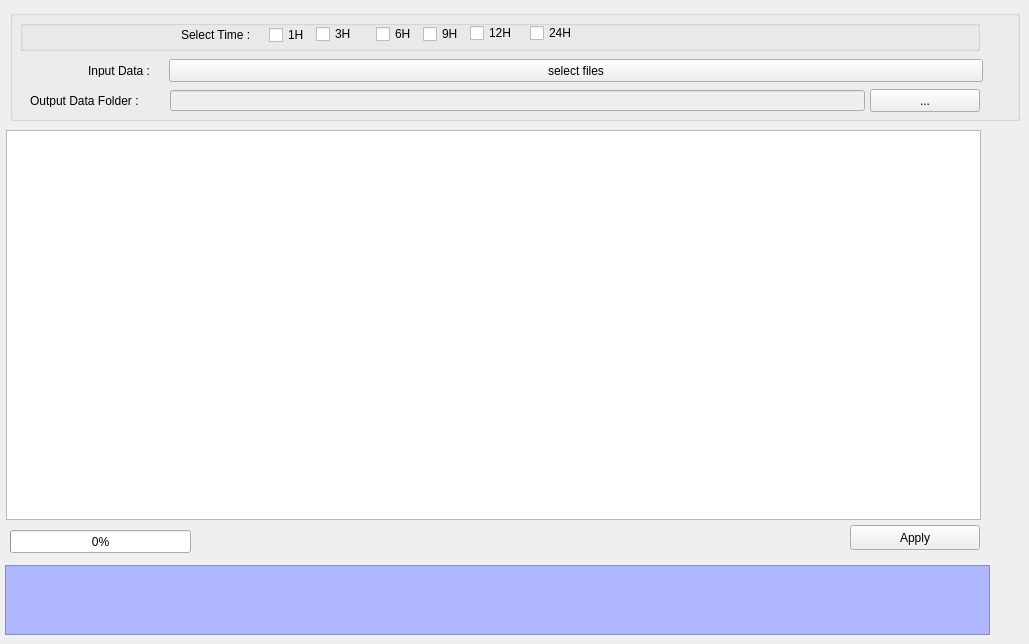
    <widget class="QWidget" name="tab_4">
     <attribute name="title">
      <string>Accum</string>
     </attribute>
     <widget class="QGroupBox" name="groupBox_4">
      <property name="geometry">
       <rect>
        <x>10</x>
        <y>10</y>
        <width>1010</width>
        <height>111</height>
       </rect>
      </property>
      <property name="title">
       <string/>
      </property>
      <widget class="QLabel" name="label_17">
       <property name="geometry">
        <rect>
         <x>78</x>
         <y>55</y>
         <width>80</width>
         <height>12</height>
        </rect>
       </property>
       <property name="text">
        <string>Input Data :</string>
       </property>
      </widget>
      <widget class="QPushButton" name="btn_input_accum">
       <property name="geometry">
        <rect>
         <x>159</x>
         <y>49</y>
         <width>814</width>
         <height>23</height>
        </rect>
       </property>
       <property name="text">
        <string>select files</string>
       </property>
      </widget>
      <widget class="QGroupBox" name="groupBox_8">
       <property name="geometry">
        <rect>
         <x>10</x>
         <y>10</y>
         <width>960</width>
         <height>31</height>
        </rect>
       </property>
       <property name="title">
        <string/>
       </property>
       <widget class="QLabel" name="label_30">
        <property name="geometry">
         <rect>
          <x>161</x>
          <y>7</y>
          <width>92</width>
          <height>16</height>
         </rect>
        </property>
        <property name="text">
         <string>Select Time : </string>
        </property>
       </widget>
       <widget class="QCheckBox" name="chk_Accum_1H">
        <property name="geometry">
         <rect>
          <x>249</x>
          <y>5</y>
          <width>81</width>
          <height>20</height>
         </rect>
        </property>
        <property name="text">
         <string>1H</string>
        </property>
        <property name="checked">
         <bool>false</bool>
        </property>
       </widget>
       <widget class="QCheckBox" name="chk_Accum_3H">
        <property name="geometry">
         <rect>
          <x>296</x>
          <y>4</y>
          <width>81</width>
          <height>20</height>
         </rect>
        </property>
        <property name="text">
         <string>3H</string>
        </property>
       </widget>
       <widget class="QCheckBox" name="chk_Accum_6H">
        <property name="geometry">
         <rect>
          <x>356</x>
          <y>4</y>
          <width>81</width>
          <height>20</height>
         </rect>
        </property>
        <property name="text">
         <string>6H</string>
        </property>
       </widget>
       <widget class="QCheckBox" name="chk_Accum_9H">
        <property name="geometry">
         <rect>
          <x>403</x>
          <y>4</y>
          <width>81</width>
          <height>20</height>
         </rect>
        </property>
        <property name="text">
         <string>9H</string>
        </property>
       </widget>
       <widget class="QCheckBox" name="chk_Accum_12H">
        <property name="geometry">
         <rect>
          <x>450</x>
          <y>3</y>
          <width>81</width>
          <height>20</height>
         </rect>
        </property>
        <property name="text">
         <string>12H</string>
        </property>
       </widget>
       <widget class="QCheckBox" name="chk_Accum_24H">
        <property name="geometry">
         <rect>
          <x>510</x>
          <y>3</y>
          <width>81</width>
          <height>20</height>
         </rect>
        </property>
        <property name="text">
         <string>24H</string>
        </property>
       </widget>
      </widget>
      <widget class="QLabel" name="label_19">
       <property name="geometry">
        <rect>
         <x>20</x>
         <y>85</y>
         <width>138</width>
         <height>12</height>
        </rect>
       </property>
       <property name="text">
        <string>Output Data Folder :</string>
       </property>
      </widget>
      <widget class="QPushButton" name="btn_output_accum">
       <property name="geometry">
        <rect>
         <x>860</x>
         <y>79</y>
         <width>110</width>
         <height>23</height>
        </rect>
       </property>
       <property name="text">
        <string>...</string>
       </property>
      </widget>
      <widget class="QLineEdit" name="txt_output_accum">
       <property name="enabled">
        <bool>false</bool>
       </property>
       <property name="geometry">
        <rect>
         <x>160</x>
         <y>80</y>
         <width>695</width>
         <height>21</height>
        </rect>
       </property>
      </widget>
     </widget>
     <widget class="QTextEdit" name="textEdit_3">
      <property name="enabled">
       <bool>false</bool>
      </property>
      <property name="geometry">
       <rect>
        <x>5</x>
        <y>565</y>
        <width>985</width>
        <height>70</height>
       </rect>
      </property>
      <property name="styleSheet">
       <string notr="true">background-color: rgb(174, 182, 255);
font: 75 10pt &quot;MS Shell Dlg 2&quot;;</string>
      </property>
     </widget>
     <widget class="QPushButton" name="btn_apply_accum">
      <property name="geometry">
       <rect>
        <x>850</x>
        <y>525</y>
        <width>130</width>
        <height>25</height>
       </rect>
      </property>
      <property name="text">
       <string>Apply</string>
      </property>
     </widget>
     <widget class="QTableWidget" name="tlb_filelist_Accum">
      <property name="geometry">
       <rect>
        <x>6</x>
        <y>130</y>
        <width>975</width>
        <height>390</height>
       </rect>
      </property>
      <property name="selectionMode">
       <enum>QAbstractItemView::NoSelection</enum>
      </property>
      <attribute name="horizontalHeaderStretchLastSection">
       <bool>true</bool>
      </attribute>
     </widget>
     <widget class="QProgressBar" name="acc_progressBar">
      <property name="geometry">
       <rect>
        <x>10</x>
        <y>530</y>
        <width>181</width>
        <height>23</height>
       </rect>
      </property>
      <property name="value">
       <number>0</number>
      </property>
      <property name="textVisible">
       <bool>true</bool>
      </property>
      <property name="textDirection">
       <enum>QProgressBar::TopToBottom</enum>
      </property>
     </widget>
    </widget>
